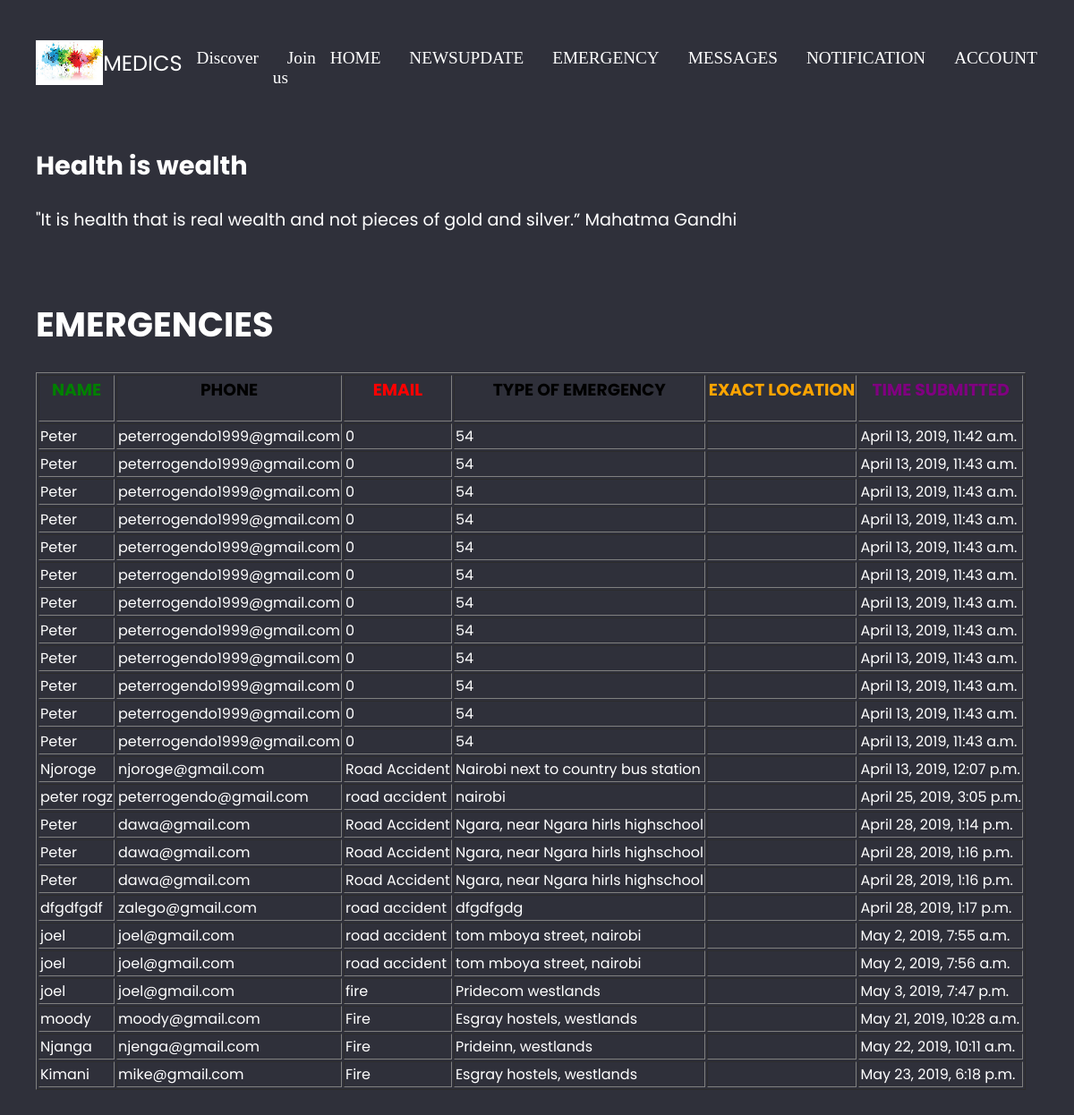
The app's page /medics/emergency with its own data.
### medexpert/models.py (models this page shows)
class Emergency(models.Model):
    name = models.CharField(max_length=30)
    phone = models.IntegerField(default=0)
    email = models.EmailField(max_length=30)
    Type_Of_Emergency = models.CharField(max_length=500)
    Exact_Location = models.CharField(max_length=100)
    Time_submitted = models.DateTimeField(auto_now_add=True)

### medics/views.py (the view)
# urls.py: path('emergency',views.viewemergency,name= 'viewemergency'),
def viewemergency(request):
    users =Emergency.objects.all()
    args ={'users':users}
    return render(request, 'medics/emergency.html', args)

### medics/templates/medics/emergency.html (shortened to what this page needs)
{% include 'base3.html' %}
{% load static %}
<html>
<html lang="en">
<head>
</head>
<body>
<h1>EMERGENCIES</h1>
<table id="messages" border="1">
    <thead>
        <th scope="col"><h3 style="color: green">NAME</h3></th>
        <th scope="col"><h3 style="color: black">PHONE</h3></th>
        <th scope="col"> <h3 style="color: red">EMAIL</h3></th>
        <th scope="col"><h3 style="color: black">TYPE OF EMERGENCY</h3></th>
        <th scope="col"><h3 style="color: orange">EXACT LOCATION</h3></th>
        <th scope="col"><h3 style="color: purple">TIME SUBMITTED</h3></th>
    </thead>
    <tbody>
        {% for user in users %}
        <tr>
        <td> {{ user.name }} </td>
        <td> {{ user.email }} </td>
        <td>  {{ user.Type_Of_Emergency }}</td>
        <td>  {{ user.Exact_Location }}</td>
        <td> {{ user.Employee_id }}</td>
        <td> {{ user.Time_submitted }}</td>
    </tr>
{% endfor %}
    </tbody>
</table>
<br>
<br>
<br>
<br>
</body>
</html>

### medics/static/medics/css/style.css (style rules this page uses)
*,*::before, *::after { box-sizing: border-box; }
body { padding: 0; margin:0; background-color: #2F303A; font-family: Poppins, sans-serif; font-size: 1.2rem; color: white; min-height: 100vh; }
.container { max-width: 1200px; margin: 0 auto; padding: 0 40px; }

### records on screen
Emergency: name "Peter", email "peterrogendo1999@gmail.com", Type_Of_Emergency "0", Exact_Location "54", Time_submitted "April 13, 2019, 11:42 a.m."
Emergency: name "Peter", email "peterrogendo1999@gmail.com", Type_Of_Emergency "0", Exact_Location "54", Time_submitted "April 13, 2019, 11:43 a.m."
Emergency: name "Peter", email "peterrogendo1999@gmail.com", Type_Of_Emergency "0", Exact_Location "54", Time_submitted "April 13, 2019, 11:43 a.m."
Emergency: name "Peter", email "peterrogendo1999@gmail.com", Type_Of_Emergency "0", Exact_Location "54", Time_submitted "April 13, 2019, 11:43 a.m."
Emergency: name "Peter", email "peterrogendo1999@gmail.com", Type_Of_Emergency "0", Exact_Location "54", Time_submitted "April 13, 2019, 11:43 a.m."
Emergency: name "Peter", email "peterrogendo1999@gmail.com", Type_Of_Emergency "0", Exact_Location "54", Time_submitted "April 13, 2019, 11:43 a.m."
Emergency: name "Peter", email "peterrogendo1999@gmail.com", Type_Of_Emergency "0", Exact_Location "54", Time_submitted "April 13, 2019, 11:43 a.m."
Emergency: name "Peter", email "peterrogendo1999@gmail.com", Type_Of_Emergency "0", Exact_Location "54", Time_submitted "April 13, 2019, 11:43 a.m."
Emergency: name "Peter", email "peterrogendo1999@gmail.com", Type_Of_Emergency "0", Exact_Location "54", Time_submitted "April 13, 2019, 11:43 a.m."
Emergency: name "Peter", email "peterrogendo1999@gmail.com", Type_Of_Emergency "0", Exact_Location "54", Time_submitted "April 13, 2019, 11:43 a.m."
Emergency: name "Peter", email "peterrogendo1999@gmail.com", Type_Of_Emergency "0", Exact_Location "54", Time_submitted "April 13, 2019, 11:43 a.m."
Emergency: name "Peter", email "peterrogendo1999@gmail.com", Type_Of_Emergency "0", Exact_Location "54", Time_submitted "April 13, 2019, 11:43 a.m."
Emergency: name "Njoroge", email "njoroge@gmail.com", Type_Of_Emergency "Road Accident", Exact_Location "Nairobi next to country bus station", Time_submitted "April 13, 2019, 12:07 p.m."
Emergency: name "peter rogz", email "peterrogendo@gmail.com", Type_Of_Emergency "road accident", Exact_Location "nairobi", Time_submitted "April 25, 2019, 3:05 p.m."
Emergency: name "Peter", email "dawa@gmail.com", Type_Of_Emergency "Road Accident", Exact_Location "Ngara, near Ngara hirls highschool", Time_submitted "April 28, 2019, 1:14 p.m."
Emergency: name "Peter", email "dawa@gmail.com", Type_Of_Emergency "Road Accident", Exact_Location "Ngara, near Ngara hirls highschool", Time_submitted "April 28, 2019, 1:16 p.m."
Emergency: name "Peter", email "dawa@gmail.com", Type_Of_Emergency "Road Accident", Exact_Location "Ngara, near Ngara hirls highschool", Time_submitted "April 28, 2019, 1:16 p.m."
Emergency: name "dfgdfgdf", email "zalego@gmail.com", Type_Of_Emergency "road accident", Exact_Location "dfgdfgdg", Time_submitted "April 28, 2019, 1:17 p.m."
Emergency: name "joel", email "joel@gmail.com", Type_Of_Emergency "road accident", Exact_Location "tom mboya street, nairobi", Time_submitted "May 2, 2019, 7:55 a.m."
Emergency: name "joel", email "joel@gmail.com", Type_Of_Emergency "road accident", Exact_Location "tom mboya street, nairobi", Time_submitted "May 2, 2019, 7:56 a.m."
Emergency: name "joel", email "joel@gmail.com", Type_Of_Emergency "fire", Exact_Location "Pridecom westlands", Time_submitted "May 3, 2019, 7:47 p.m."
Emergency: name "moody", email "moody@gmail.com", Type_Of_Emergency "Fire", Exact_Location "Esgray hostels, westlands", Time_submitted "May 21, 2019, 10:28 a.m."
Emergency: name "Njanga", email "njenga@gmail.com", Type_Of_Emergency "Fire", Exact_Location "Prideinn, westlands", Time_submitted "May 22, 2019, 10:11 a.m."
Emergency: name "Kimani", email "mike@gmail.com", Type_Of_Emergency "Fire", Exact_Location "Esgray hostels, westlands", Time_submitted "May 23, 2019, 6:18 p.m."
